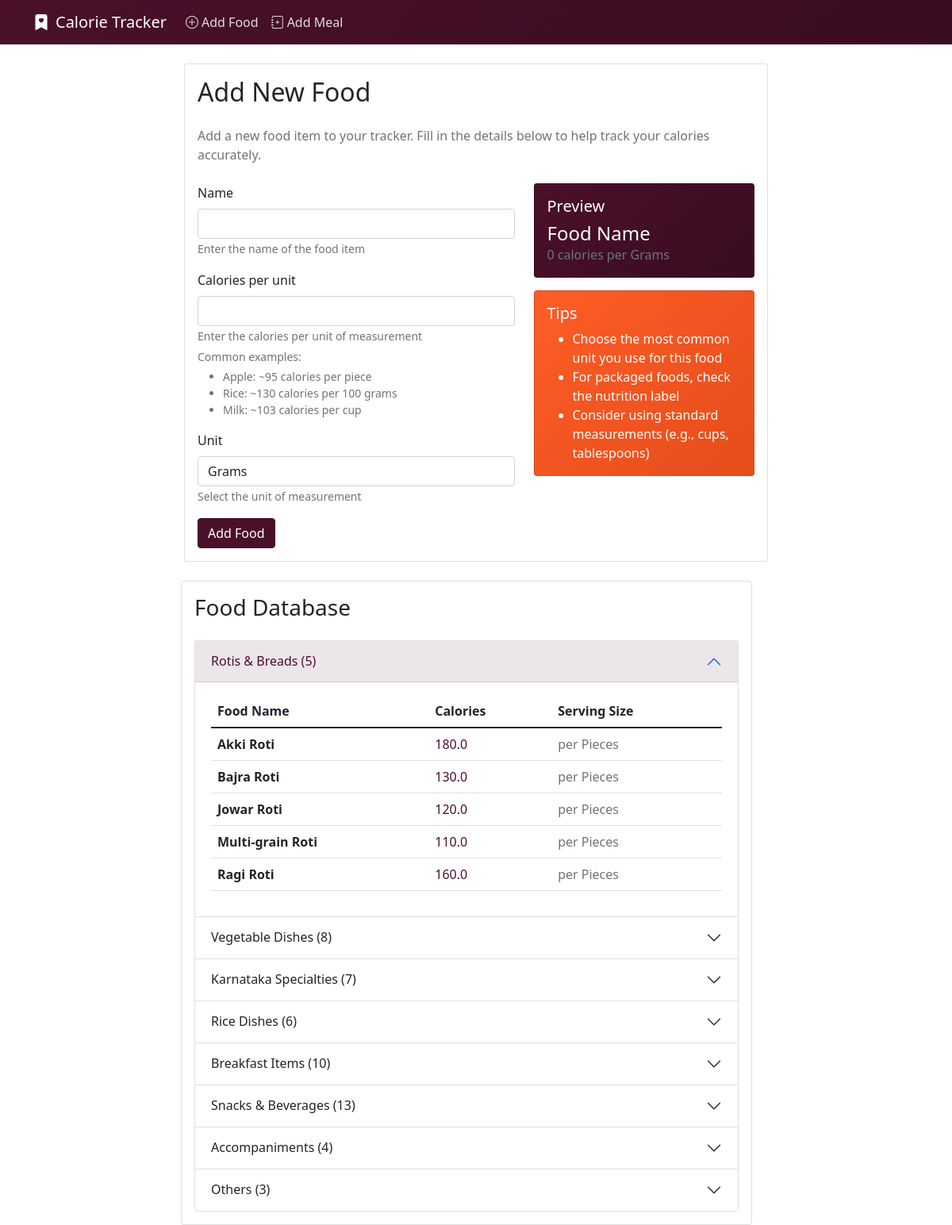
Screenshot of /food/add/ with the database file from the repository.
### tracker/models.py (models this page shows, shortened)
class Food(models.Model):
    COMMON_UNITS = [
        ('grams', 'Grams'),
        ('pieces', 'Pieces'),
        ('cups', 'Cups'),
        ('ml', 'Milliliters'),
        ('servings', 'Servings'),
        ('tablespoons', 'Tablespoons'),
        ('teaspoons', 'Teaspoons'),
    ]
    name = models.CharField(max_length=200, help_text="Enter the name of the food item")
    calories_per_unit = models.FloatField(help_text="Enter the calories per unit of measurement")
    unit = models.CharField(max_length=50, choices=COMMON_UNITS, default='grams', help_text="Select the unit of measurement")
    created_at = models.DateTimeField(auto_now_add=True)

### tracker/views.py (the view)
# urls.py: path('food/add/', FoodCreateView.as_view(), name='food_add'),
class FoodCreateView(CreateView):
    model = Food
    template_name = 'tracker/food_form.html'
    fields = ['name', 'calories_per_unit', 'unit']
    success_url = reverse_lazy('meal_list')
    def get_context_data(self, **kwargs):
        context = super().get_context_data(**kwargs)
        foods = Food.objects.all().order_by('name')
        categories = {
            'rotis_and_breads': ['Jowar Roti', 'Bajra Roti', 'Multi-grain Roti', 'Akki Roti', 'Ragi Roti'],
            'vegetable_dishes': ['Beans Palya', 'Carrot Palya', 'Cabbage Palya', 'Mixed Vegetable Palya',
                               'Beetroot Palya', 'Green Beans Curry', 'Brinjal Curry', 'Saagu'],
            'karnataka_specialties': ['Mysore Masala Dosa', 'Bisi Bele Bath', 'Ragi Mudde', 'Neer Dosa',
                                    'Kesari Bath', 'Khara Bath', 'Mangalore Buns'],
            'rice_dishes': ['Rice (Cooked)', 'Curd Rice', 'Lemon Rice', 'Coconut Rice', 'Tomato Rice', 'Tamarind Rice'],
            'breakfast_items': ['Idli', 'Dosa', 'Uttapam', 'Vada', 'Rava Idli', 'Medu Vada', 'Pongal', 'Upma'],
            'snacks_and_beverages': ['Onion Bajji', 'Chilli Bajji', 'Potato Bajji', 'Bonda', 'Masala Vada',
                                   'Mixture', 'Murukku', 'Filter Coffee', 'Tea', 'Milk', 'Lassi', 'Buttermilk'],
            'accompaniments': ['Sambar', 'Coconut Chutney', 'Rasam', 'Paruppu (Dal)']
        }
        categorized_foods = {
            'Rotis & Breads': [],
            'Vegetable Dishes': [],
            'Karnataka Specialties': [],
            'Rice Dishes': [],
            'Breakfast Items': [],
            'Snacks & Beverages': [],
            'Accompaniments': [],
            'Others': []
        }
        for food in foods:
            categorized = False
            for cat_key, cat_foods in categories.items():
                if any(cat_food.lower() in food.name.lower() for cat_food in cat_foods):
                    if cat_key == 'rotis_and_breads':
                        categorized_foods['Rotis & Breads'].append(food)
                    elif cat_key == 'vegetable_dishes':
                        categorized_foods['Vegetable Dishes'].append(food)
                    elif cat_key == 'karnataka_specialties':
                        categorized_foods['Karnataka Specialties'].append(food)
                    elif cat_key == 'rice_dishes':
                        categorized_foods['Rice Dishes'].append(food)
                    elif cat_key == 'breakfast_items':
                        categorized_foods['Breakfast Items'].append(food)
                    elif cat_key == 'snacks_and_beverages':
                        categorized_foods['Snacks & Beverages'].append(food)
                    elif cat_key == 'accompaniments':
                        categorized_foods['Accompaniments'].append(food)
                    categorized = True
                    break
            if not categorized:
                categorized_foods['Others'].append(food)
        context['categorized_foods'] = {k: v for k, v in categorized_foods.items() if v}
        return context

### tracker/templates/tracker/food_form.html (shortened to what this page needs)
{% extends 'tracker/base.html' %}
{% load widget_tweaks %}
{% block content %}
<div class="row">
    <div class="col-md-8 offset-md-2">
        <div class="card">
            <div class="card-body">
                <h2 class="card-title mb-4">Add New Food</h2>
                <p class="text-muted mb-4">Add a new food item to your tracker. Fill in the details below to help track your calories accurately.</p>
                <div class="row">
                    <div class="col-md-7">
                        <form method="post">
                            {% for field in form %}
                            <div class="mb-3">
                                <label for="{{ field.id_for_label }}" class="form-label">{{ field.label }}</label>
                                {{ field|add_class:"form-control"|attr:"onchange:updatePreview()" }}
                                {% if field.help_text %}
                                <small class="form-text text-muted">{{ field.help_text }}</small>
                                {% endif %}
                                {% if field.name == 'calories_per_unit' %}
                                <div class="form-text">Common examples:
                                    <ul class="mt-1">
                                        <li>Apple: ~95 calories per piece</li>
                                        <li>Rice: ~130 calories per 100 grams</li>
                                        <li>Milk: ~103 calories per cup</li>
                                    </ul>
                                </div>
                                {% endif %}
                            </div>
                            {% endfor %}
                            <button type="submit" class="btn btn-primary">Add Food</button>
                        </form>
                    </div>
                    <div class="col-md-5">
                        <div id="food_preview" class="mb-3"></div>
                        <div class="card" style="background: linear-gradient(135deg, var(--custom-secondary) 0%, var(--custom-secondary-hover) 100%); color: white;">
                            <div class="card-body">
                                <h5 class="card-title">Tips</h5>
                                <ul class="mb-0">
                                    <li>Choose the most common unit you use for this food</li>
                                    <li>For packaged foods, check the nutrition label</li>
                                    <li>Consider using standard measurements (e.g., cups, tablespoons)</li>
                                </ul>
                        </div>
                    </div>
                </div>
            </div>
        </div>
    </div>
</div>
<div class="row mt-4">
    <div class="col-md-8 offset-md-2">
        <div class="card">
            <div class="card-body">
                <h3 class="card-title mb-4">Food Database</h3>
                <div class="accordion" id="foodAccordion">
                    {% for category, foods in categorized_foods.items %}
                    <div class="accordion-item">
                        <h2 class="accordion-header" id="heading{{ forloop.counter }}">
                            <button class="accordion-button {% if not forloop.first %}collapsed{% endif %}" type="button"
                                    data-bs-toggle="collapse" data-bs-target="#collapse{{ forloop.counter }}"
                                    aria-expanded="{% if forloop.first %}true{% else %}false{% endif %}"
                                    aria-controls="collapse{{ forloop.counter }}">
                                {{ category }} ({{ foods|length }})
                            </button>
                        </h2>
                        <div id="collapse{{ forloop.counter }}"
                             class="accordion-collapse collapse {% if forloop.first %}show{% endif %}"
                             aria-labelledby="heading{{ forloop.counter }}"
                             data-bs-parent="#foodAccordion">
                            <div class="accordion-body">
                                <div class="table-responsive">
                                    <table class="table table-hover">
                                        <thead>
                                            <tr>
                                                <th>Food Name</th>
                                                <th>Calories</th>
                                                <th>Serving Size</th>
                                            </tr>
                                        </thead>
                                        <tbody>
                                            {% for food in foods %}
                                            <tr>
                                    <td class="fw-bold">{{ food.name }}</td>
                                    <td class="text-primary">{{ food.calories_per_unit }}</td>
                                    <td class="text-secondary">per {{ food.get_unit_display }}</td>
                                            </tr>
                                            {% endfor %}
                                        </tbody>
                                    </table>
                                </div>
                            </div>
                        </div>
                    </div>
                    {% empty %}
                    <p class="text-center text-muted">No foods added yet.</p>
                    {% endfor %}
                </div>
                </div>
            </div>
        </div>
    </div>
</div>
</div>
{% endblock %}

### tracker/templates/tracker/base.html (style rules this page uses)
:root { --custom-primary: #4A102A; --custom-primary-hover: #3a0c21; --custom-secondary: #FE5D26; --custom-secondary-hover: #e54d1b; }
.btn-primary { background-color: var(--custom-primary); border-color: var(--custom-primary); color: white; }
.text-primary { color: var(--custom-primary) !important; }
.accordion-button:not(.collapsed) { background-color: rgba(74, 16, 42, 0.1); color: var(--custom-primary); }

### rows the page displays
Food: category "Rotis & Breads", foods "5", name "Akki Roti", calories_per_unit "180.0", unit "Pieces"
Food: name "Bajra Roti", calories_per_unit "130.0", unit "Pieces"
Food: name "Jowar Roti", calories_per_unit "120.0", unit "Pieces"
Food: name "Multi-grain Roti", calories_per_unit "110.0", unit "Pieces"
Food: name "Ragi Roti", calories_per_unit "160.0", unit "Pieces"
Food: category "Vegetable Dishes", foods "8"
Food: category "Karnataka Specialties", foods "7"
Food: category "Rice Dishes", foods "6"
Food: category "Breakfast Items", foods "10"
Food: category "Accompaniments", foods "4"
Food: category "Others", foods "3"

### other values shown
{{ field.label }} "Name" "Calories per unit" "Unit"
{{ field.help_text }} "Enter the name of the food item" "Enter the calories per unit of measurement" "Select the unit of measurement"
{{ category }} "Snacks & Beverages"
{{ foods|length }} "13"
